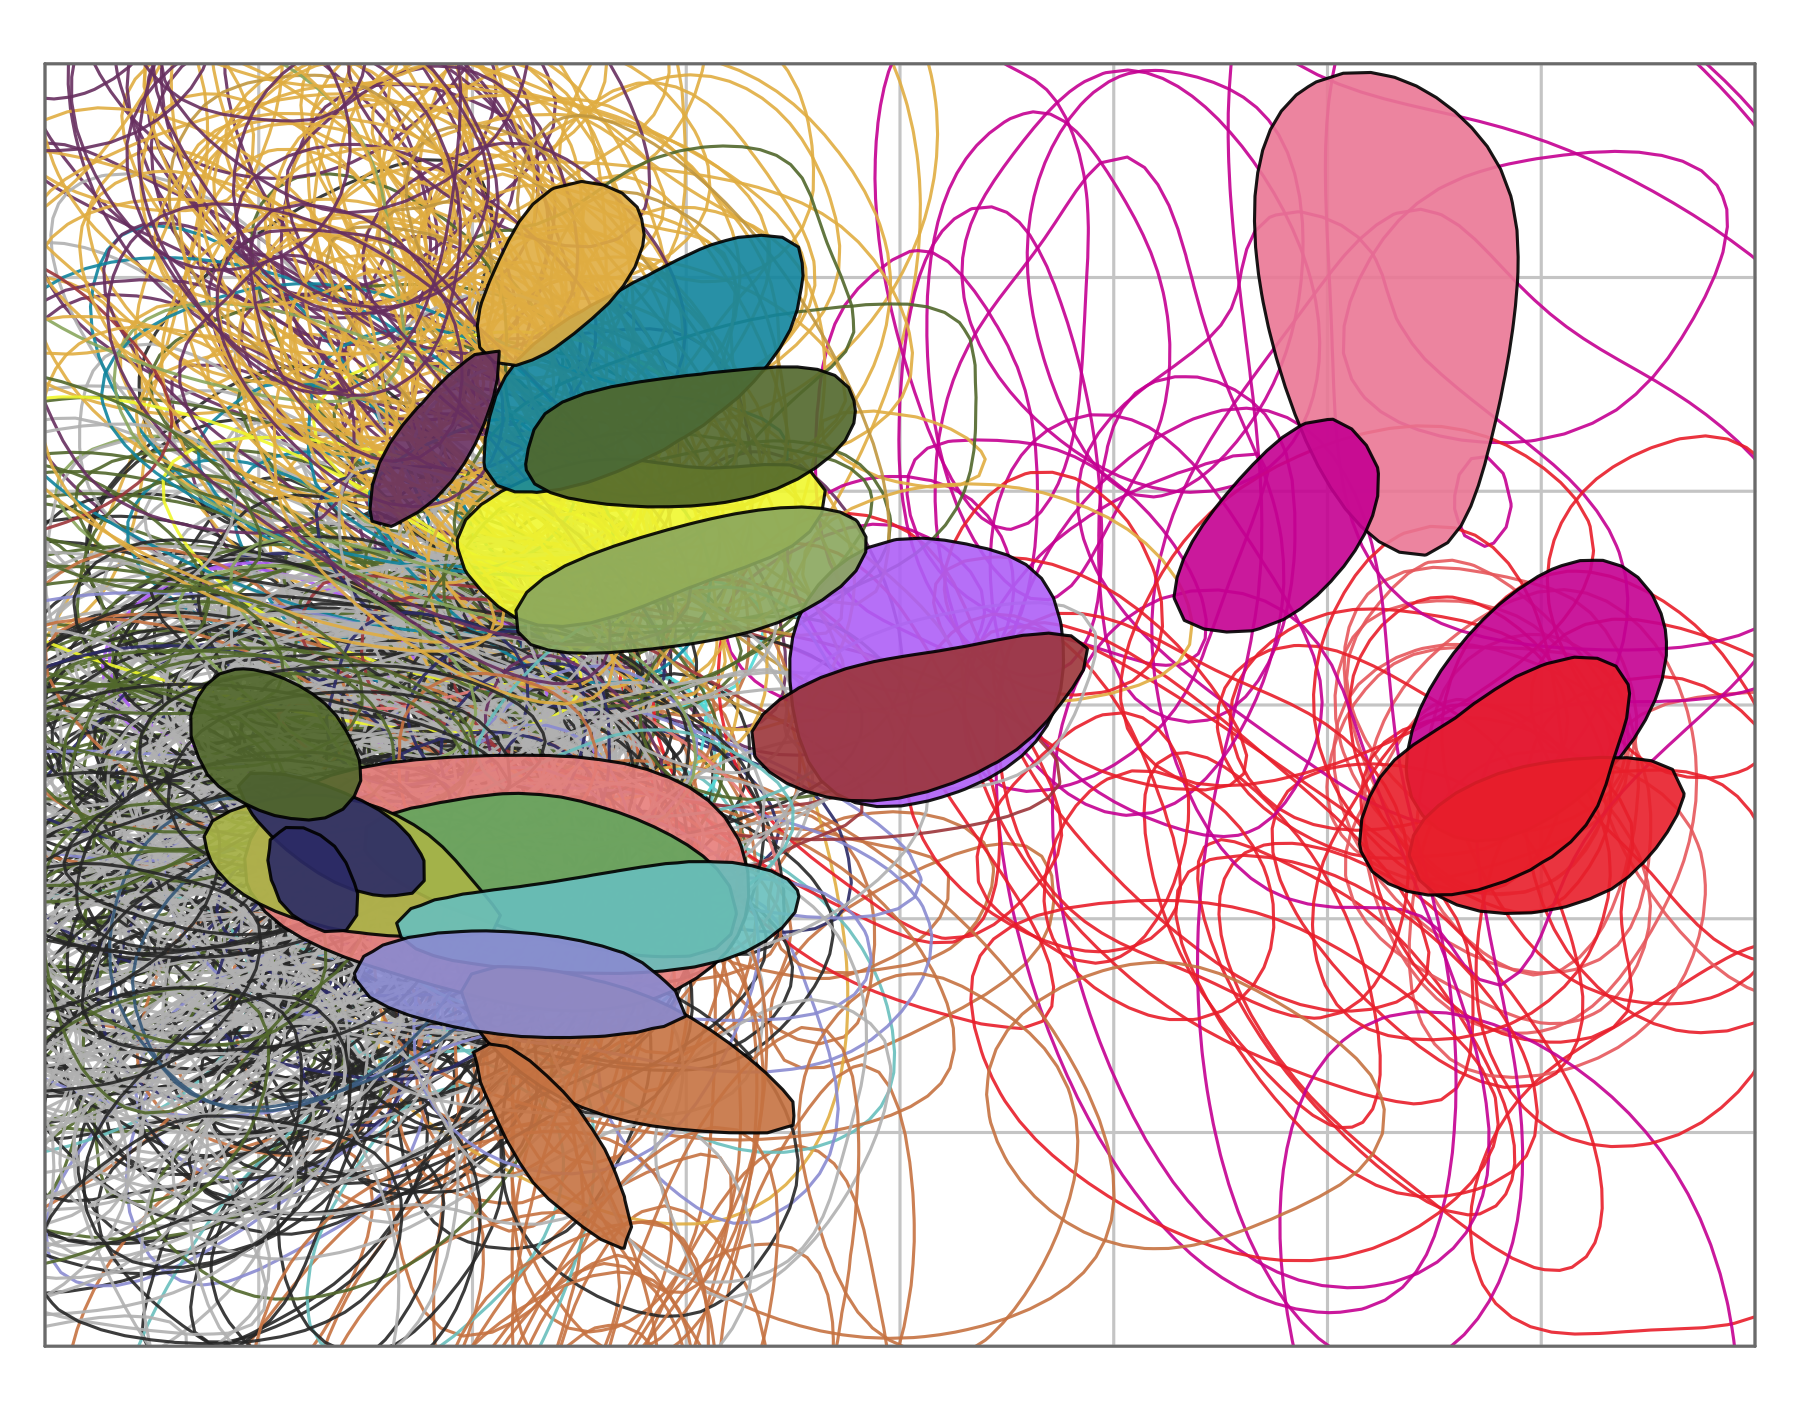

Write the R code that produced this figure.

rm(list = ls())
library(Racmacs)
set.seed(100)

map <- read.acmap('data/merged_map/maps/merged_duplicated_antigens_only.ace')

# Titer and antigen noise
mapBootTA <- bootstrapMap(
  map,
  'noisy',
  bootstrap_repeats = 100,
  bootstrap_ags = TRUE,
  bootstrap_sr = TRUE,
  reoptimize = TRUE,
  optimizations_per_repeat = 1000,
  ag_noise_sd = 0.4,
  titer_noise_sd = 0.62,
  options = list()
)

mapBootTABlobs <- bootstrapBlobs(mapBootTA, conf.level = 0.68, smoothing = 2, gridspacing = 0.05)

# Set plotting limits
plotlims <- Racmacs:::mapPlotLims(mapBootTABlobs, sera = F)

# Plot the figure
png('som_figures/fig_s56_merged_map_smooth_bootstrap/fig_s56_merged_map_smooth_bootstrap.png', width = 6, height = 4.7, units = 'in', res=300, pointsize = 18)
plot(mapBootTABlobs, xlim = plotlims$xlim, ylim = plotlims$ylim, fill.alpha = 0.9, plot_labels = FALSE, outline.alpha = 0.9,
     grid.col = '#cfcfcf', grid.margin.col='#7d7d7d', cex=0.7)
dev.off()
